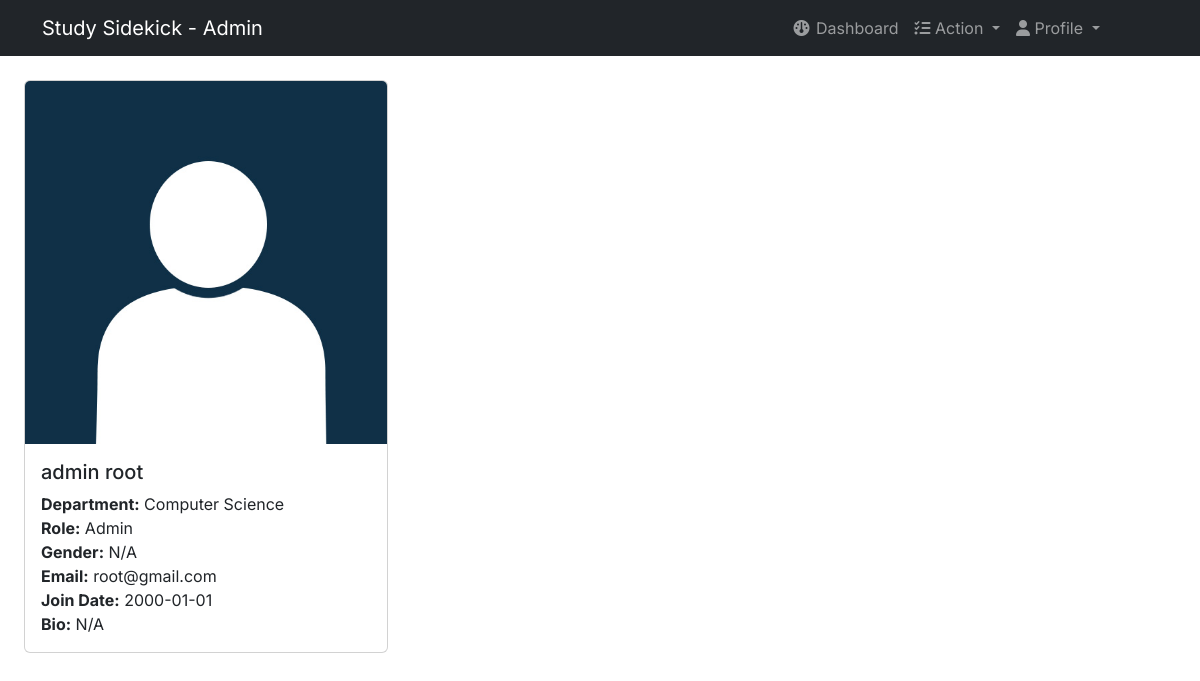
/dashboard/viewprofile.php?name=root (signed in), run on the app's committed database.
### tables this page shows
CREATE TABLE `users` (
  `id` int(11) NOT NULL,
  `username` varchar(225) NOT NULL,
  `name` varchar(225) NOT NULL,
  `about` varchar(300) NOT NULL DEFAULT 'N/A',
  `role` varchar(225) NOT NULL,
  `email` varchar(225) NOT NULL,
  `token` varchar(225) NOT NULL,
  `gender` varchar(225) NOT NULL,
  `password` varchar(225) NOT NULL,
  `course` varchar(225) NOT NULL,
  `image` varchar(225) NOT NULL DEFAULT 'profile.jpg',
  `joindate` varchar(225) NOT NULL
);

### dashboard/viewprofile.php (the view, shortened to what this page needs)
<?php
include('includes/adminheader.php');
?>
<div id="wrapper">
    <?php include 'includes/adminnav.php'; ?>
    <div id="page-wrapper">
        <div class="container-fluid">
            <div class="row">
                <div class="col-lg-8">
                    <?php
                    if (isset($_GET['name'])) {
                        $user = mysqli_real_escape_string($conn, $_GET['name']);
                        $query = "SELECT * FROM users WHERE username= '$user' ";
                        $run_query = mysqli_query($conn, $query) or die(mysqli_error($conn));
                        if (mysqli_num_rows($run_query) > 0) {
                            while ($row = mysqli_fetch_array($run_query)) {
                                $name = $row['name'];
                                $email = $row['email'];
                                $course = $row['course'];
                                $role = $row['role'];
                                $bio = $row['about'];
                                $image = $row['image'];
                                $joindate = $row['joindate'];
                                $gender = $row['gender'];
                            }
                        }
                    ?>
                        <div class="container mt-4">
                            <div class="row">
                                <div class="col-md-6">
                                    <div class="card">
                                        <img src="profilepics/<?php echo $image; ?>" alt="<?php echo $name; ?>" class="card-img-top img-fluid" />
                                        <div class="card-body">
                                            <h5 class="card-title"><?php echo $name; ?></h5>
                                            <p class="card-text">
                                                <strong>Department:</strong>
                                                <span class="capitalize">
                                                    <?php echo $course; ?>
                                                </span>
                                                <br />
                                                <strong>Role:</strong>
                                                <span class="capitalize">
                                                    <?php echo $role; ?>
                                                </span>
                                                <br />
                                                <strong>Gender:</strong> <?php echo $gender; ?><br />
                                                <strong>Email:</strong> <?php echo $email; ?><br />
                                                <strong>Join Date:</strong> <?php echo $joindate; ?><br />
                                                <strong>Bio:</strong> <?php echo $bio; ?>
                                            </p>
                                        </div>
                                    </div>
                                </div>
                            </div>
                        </div>
                    <?php
                    } else {
                        header("location:index.php");
                    }
                    ?>
                </div>
            </div>
        </div>
    </div>
</div>
</body>
</html>

### dashboard/includes/adminheader.php (style rules this page uses)
* { font-family: 'Inter', sans-serif; }

### dashboard/viewprofile.php (style rules this page uses)
.capitalize { text-transform: capitalize; }

### data on the page
users: image (placeholder picture), name "admin root", course "Computer Science", role "Admin", gender "N/A", email "root@gmail.com", joindate "2000-01-01", about "N/A"
